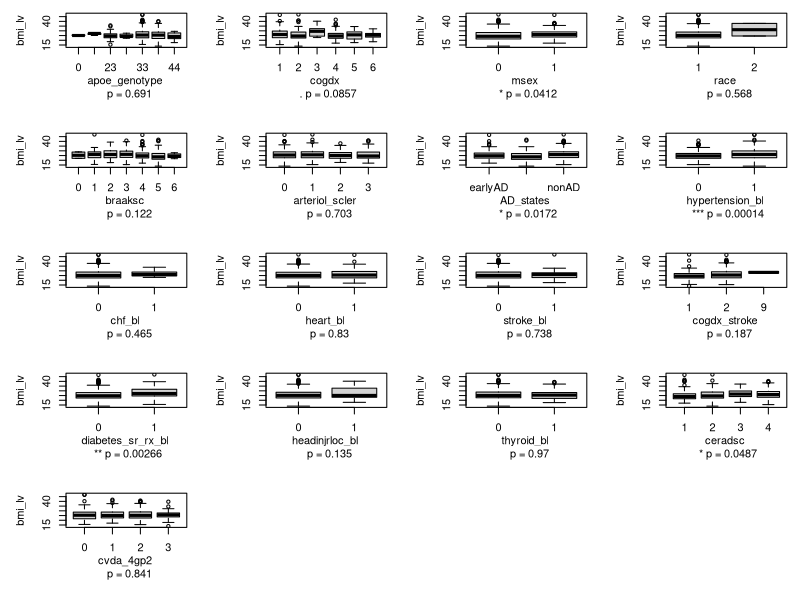
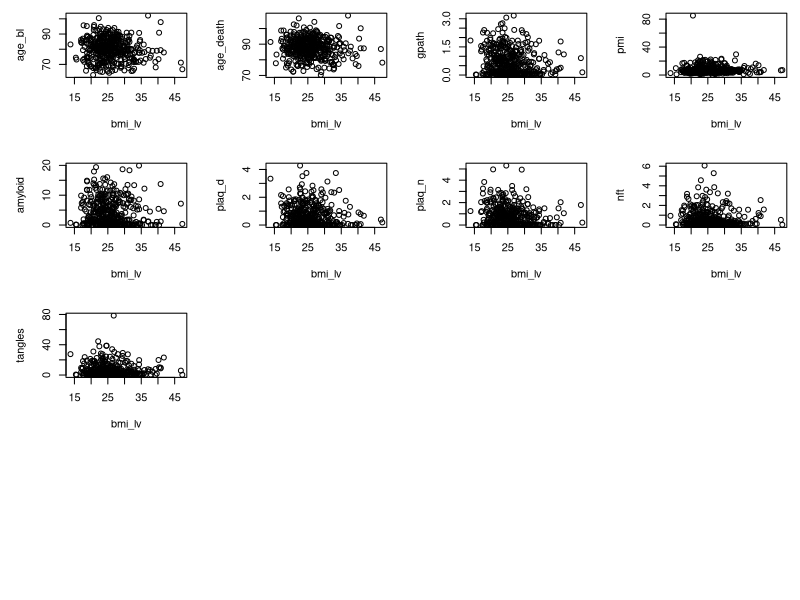
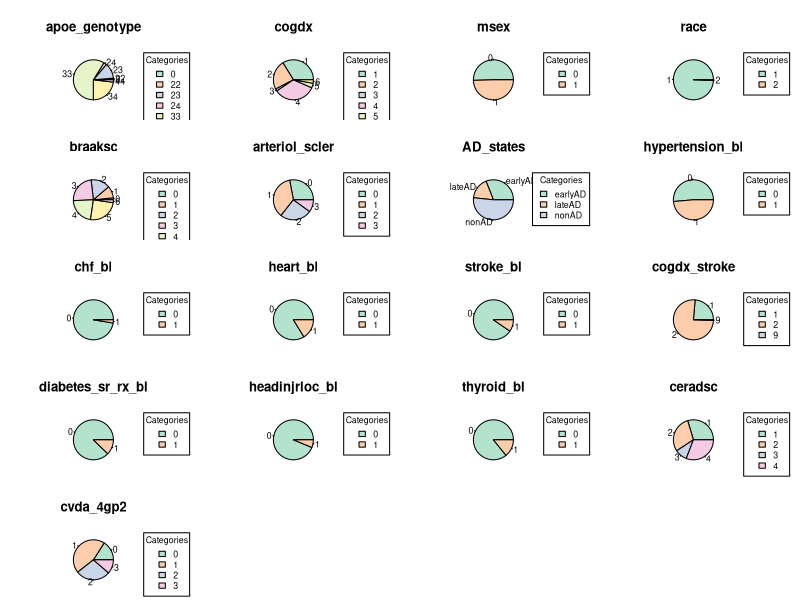
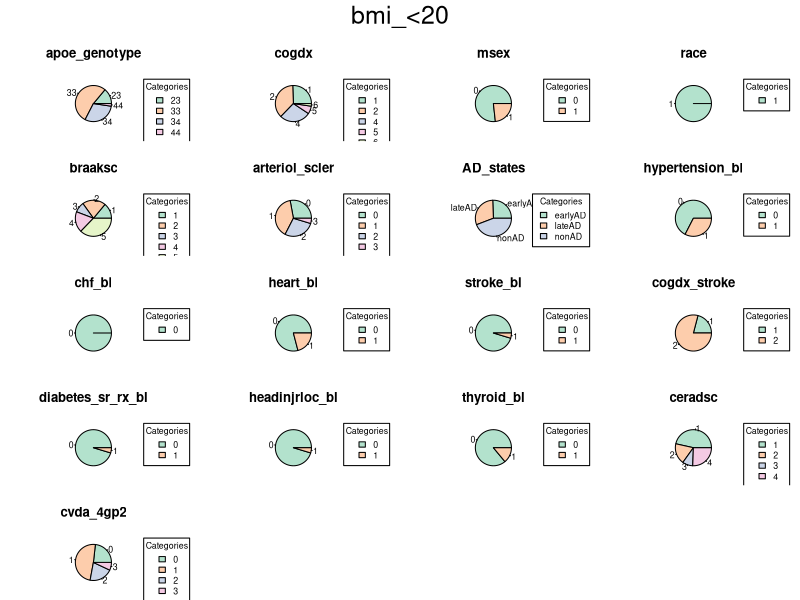
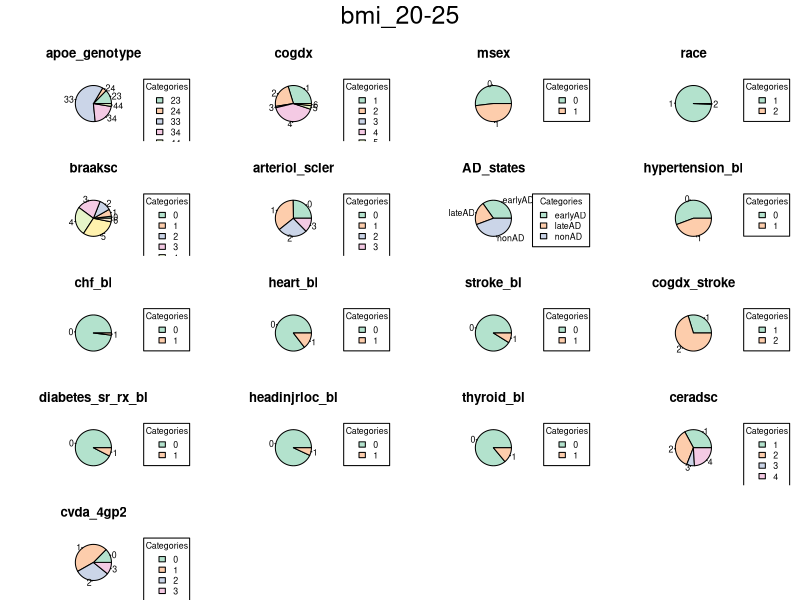
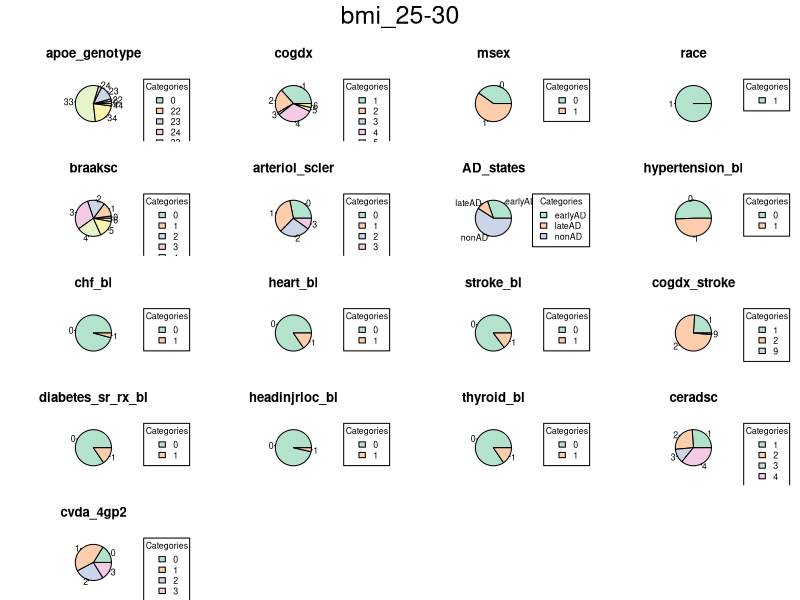
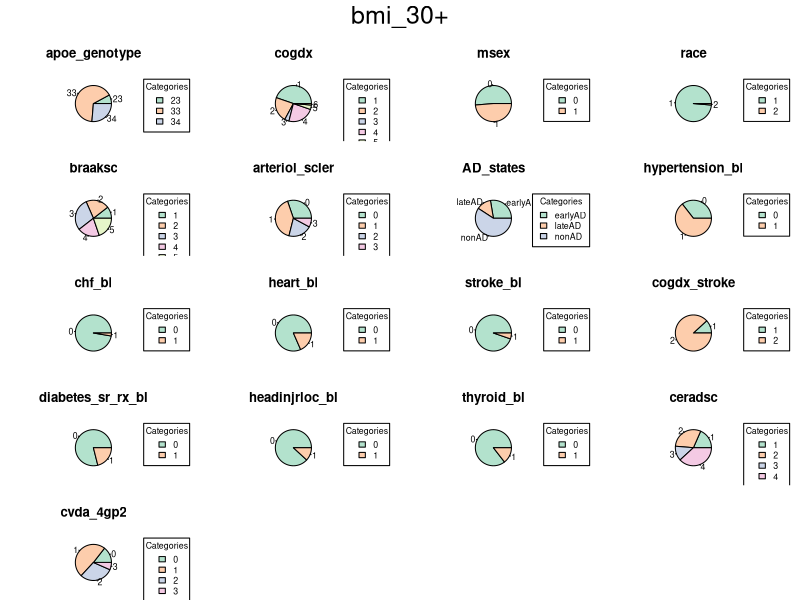
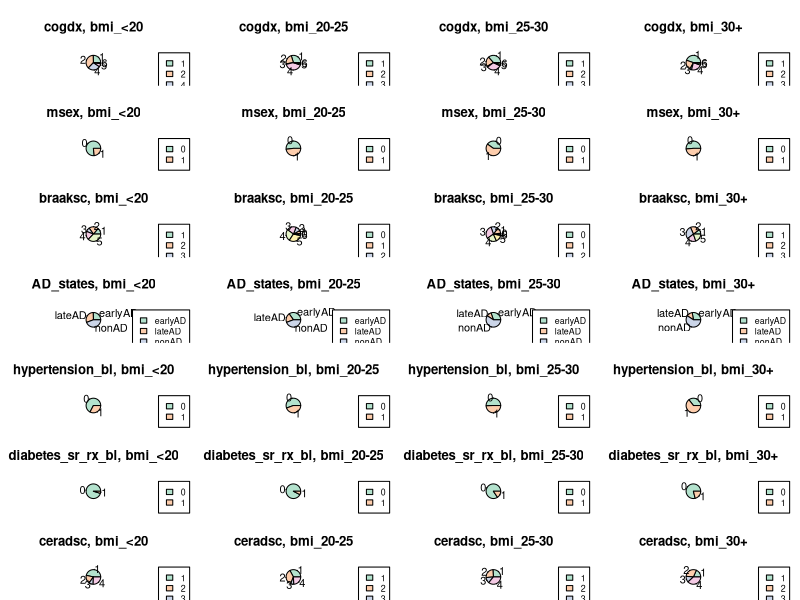

These charts were generated, in order, by the following R code:
library(tidyr)
library(dplyr)
library(ggplot2)
library(RColorBrewer)

######### load data ##########

AD427_metadata = read.csv("AD427_metadata.csv")
ADMR_metadata = read.csv("ADMR_metadata.csv")
metadata = read.csv("metadata.csv")


######### helper functions ##########

get_significance_code <- function(p_value) {
  if (p_value < 0.001) {
    return("***")
  } else if (p_value < 0.01) {
    return("**")
  } else if (p_value < 0.05) {
    return("*")
  } else if (p_value < 0.1) {
    return(".")
  } else {
    return("")
  }
}

get_p_value <- function(x, y, alternative = 'two.sided') {
  num_categories <- length(unique(x))
  if (num_categories > 2) {
    # ANOVA test if there are more than 2 categories
    anova_model <- aov(y ~ x, data=metadata)

    # summarize ANOVA results
    anova_summary <- summary(anova_model)
    print(anova_summary)
    p_value_info <- anova_summary[[1]]["Pr(>F)"][1]
    p_value <- as.numeric(p_value_info[[1]][1])
  }
  else {
    # t-test if there are 2 categories
    t_test_result <- t.test(y ~ x, alternative = alternative)
    p_value <- t_test_result$p.value
    print(p_value)
  }
  return (p_value)
}

is_categorical <- function(data, col, num_categories) {
  unique_values = unique(data[[col]])
  return(length(unique_values) <= num_categories)
}

key_func <- function(col) is_categorical(metadata, col, num_categories = 10)

is_significant <- function (x, y, alterative = 'two.sided'){
  return (get_p_value(x, y, alterative) <= 0.05)
}


######### variable definitions ##########

pathologies = c('apoe_genotype', 'cogdx', 'age_bl', 'age_death', 'msex', 'race', 'braaksc', 'gpath', 'pmi', 'amyloid', 'plaq_d', 'plaq_n', 'nft', 'tangles', 'arteriol_scler', 'AD_states', 'hypertension_bl', 'chf_bl', 'heart_bl', 'stroke_bl', 'cogdx_stroke', 'diabetes_sr_rx_bl', 'headinjrloc_bl', 'thyroid_bl', 'ceradsc', 'cvda_4gp2')
categorical_vars = names(metadata)[sapply(names(metadata), key_func)]
categorical_pathologies <- pathologies[sapply(pathologies, key_func)]
continuous_pathologies <- pathologies[!sapply(pathologies, key_func)]

colors = brewer.pal(8, "Pastel2")

######### box plots ##########
par(mfrow=c(5, 4), mar=c(5.5, 5, 1, 1))
for (col in categorical_pathologies) {
    print(paste("Plotting", col))
    x = as.factor(metadata[[col]])
    y = metadata$bmi_lv

    # do a significance test
    p_value <- get_p_value(x, y, alternative = 'two.sided')
    sig_code = get_significance_code(p_value) # asterisks for display

    # create boxplot
    xlabel = paste(col, '\n', sig_code, 'p =', signif(p_value, 3))
    boxplot(y ~ x, xlab = xlabel, ylab = "bmi_lv", na.action = na.omit)
  }


######### scatter plots ##########
par(mfrow=c(4, 4), mar=c(5.5, 5, 1, 1))
for (col in pathologies) {
  if (!is_categorical(metadata, col, 20)) {
    plot(x=metadata$bmi_lv, y=metadata[[col]], xlab="bmi_lv", ylab=col)
  }
}

######### pie charts ##########
plot_pie_charts <- function(data, pathologies, title=NA) {
  # set margins
  if (!is.na(title)) {
    par(mfrow=c(5, 4), mar=c(1, 1, 4, 2), oma=c(0, 0, 2, 0))  # Add space for the main title
  } else {
    par(mfrow=c(5, 4), mar=c(1, 1, 4, 2))
  }

  for (col in pathologies) {
    if (is_categorical(data, col, 20)) {
      counts_table <- table(data[[col]])
      pie(counts_table, main = col, col = colors, cex = 0.8)
      legend("topright", legend = names(counts_table), fill = colors, cex = 0.8, title = "Categories", inset=c(-0.1, 0), xpd=TRUE)
    }
  }
  if (!is.na(title)) {
    mtext(title, side = 3, line = 0, outer = TRUE, cex = 1.5)
  }
}

png("pie_charts.png", width=2800, height=2400, res=300)
plot_pie_charts(metadata, pathologies)
dev.off()


######### pie charts by BMI groups ##########

bmi_groups <- c("bmi_<20", "bmi_20-25", "bmi_25-30", "bmi_30+")
# create a vector of pathology variables that correlate significantly with bmi (p < 0.05)
bmi_varied_vars <- categorical_pathologies[sapply(categorical_pathologies, function (var) is_significant(metadata[[var]], metadata$bmi_lv))]
filtered_bmi_data <- metadata[metadata$bmi_groups %in% bmi_groups, ] # filter data containing non-empty bmi values

# make a figure for each bmi group
for (group in bmi_groups) {
  filename <- sprintf("pie_charts_%s.png", group)

  png(filename = filename, width=2800, height=2400, res=300)
  plot_pie_charts(filtered_bmi_data[filtered_bmi_data$bmi_groups == group, ], pathologies, title = group)

  print(paste("Saving figure to:", filename))
  dev.off()
}

# make a figure comparing distributions across all bmi groups
png(filename = "pie_charts_by_bmi_groups.png", width=2800, height=2400, res=300)

par(mfrow=c(length(bmi_varied_vars), length(bmi_groups)), mar=c(1, 1, 4, 2))
for (col in bmi_varied_vars) {
  for (group in bmi_groups) {
    filtered_data <- metadata[metadata$bmi_groups == group, ]
    counts_table <- table(filtered_data[[col]])

    pie(counts_table, main = sprintf("%s, %s", col, group), col = colors)
    legend("topright", legend = names(counts_table), fill = colors, cex = 0.8, inset=c(-0.1, 0), xpd=TRUE)
  }
}

dev.off()


######### pie charts by AD groups ##########

AD_groups <- c('earlyAD', 'lateAD', 'nonAD')
AD_varied_vars <- c()

# significance test for two discrete variables done in discrete_significance_test.R

AD_varied_vars <- c("apoe_genotype", "cogdx", "msex", "braaksc", "diabetes_sr_rx_bl", "ceradsc")
